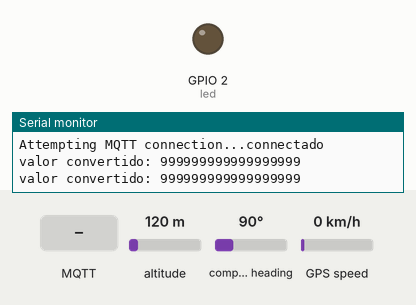
A sketch run on a simulated ESP32. On the bench: output pins drawn as LEDs (lit = HIGH), the last lines printed to the serial monitor. The inputs (shaded band) are chosen by the test bench; at power-on: altitude 120 m, compass heading 90°, GPS speed 0 km/h. WiFi joins after 1.5 s; servers stay silent unless stated; the GPS gets a fix after 3 s at 37.7749, -122.4194 with 8 satellites; no MQTT or app messages arrive unless stated.

Above: at 2.7 s.
2.8 s: MQTT message "on" arrives on the first subscribed topic
At 3.9 s:
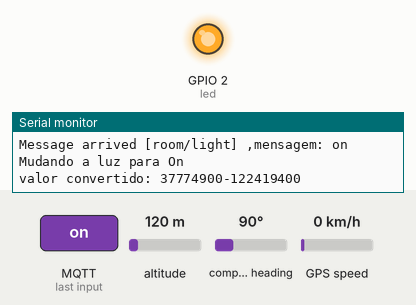
5.8 s: MQTT message "off" arrives on the first subscribed topic
At 6.3 s:
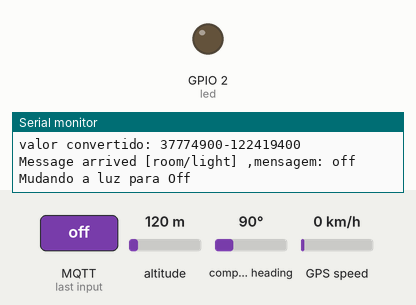
Timing chart, 0 to 8.8 s (numbered marks = the images above; inputs shaded):
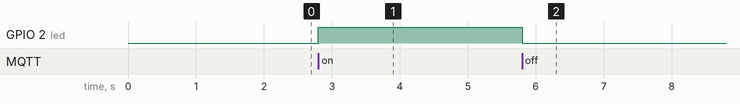

Measured:
- after the input at 2.8 s, GPIO 2 (led): LOW → HIGH at once
- after the input at 5.8 s, GPIO 2 (led): HIGH → LOW at once

The sketch:

NODERED_GPS_CAN.ino
```cpp
/*
MCP 2515    ESP32       LORA sx1278   GPS
GND         GND         GND           G
VCC         VDD(3V3)    VCC           V
-           D2          DIO0          -
-           D12         RST           -
-           D19         MISO          -
-           D5          NSS           -
SI          D23         MOSI          -
SCK         D18         SCLK          -
SO          D19         -             -
INT         D15         -             -
-           RX0         -             T
-           TX0         -             R

// VOLTÍMETRO (VN,GND)
*/


//GPS
unsigned long previousMillis = 0;
const long intervalo = 100;
#include <TinyGPS.h>
//#include <Wire.h>
TinyGPS gps;

String LATITUDE;
String LONGITUDE;

long lat;
long lon;
unsigned long fix_age;
int DEG;
int MIN1;
int MIN2;
int C;

//CAN
#include <SPI.h>
#include <mcp2515.h>
#define CS 5
struct can_frame canMsg;
MCP2515 mcp2515(CS);
String x;
String y;
String l;
String m;
String n;
String o;

String A;


//  WI-FI
#include <WiFi.h>
#include <PubSubClient.h>
const char* ssid = "LEVIATÃ_UEA_23";
const char* password = "PORAQUE_23";
const char* mqtt_server = "test.mosquitto.org";
WiFiClient leviata;
PubSubClient client(leviata);

const int led = 2;
char char_x[3];
char char_y[3];
char char_l[5];
char char_m[3];

char char_gps[25];
String gps_str;
String l_str;
String m_str;
String x_str;
String y_str;

long lastMsg = 0;

void setup_wifi() {

  delay(10);
  // We start by connecting to a WiFi network
  Serial.println();
  Serial.print("Connecting to ");
  Serial.println(ssid);

  WiFi.mode(WIFI_STA);
  WiFi.begin(ssid, password);

  while (WiFi.status() != WL_CONNECTED) {
    delay(100);
    Serial.print(".");
  }

  Serial.println("");
  Serial.println("WiFi connected");
  Serial.println("IP address: ");
  Serial.println(WiFi.localIP());
}

void callback(String topic, byte* message, unsigned int length) {
  Serial.print("Message arrived [");
  Serial.print(topic);
  Serial.print("] ");

  Serial.print(",mensagem: ");
  String messageInfo;

  for (int i = 0; i < length; i++) {
    Serial.print((char)message[i]);
    messageInfo += (char)message[i];
  }
  Serial.println();


  // Ligando Led com o topico declarado
  if (topic == "room/light") {
    Serial.print("Mudando a luz para ");
    if (messageInfo == "on") {
      digitalWrite(led, HIGH);
      Serial.println("On");
    } else if (messageInfo == "off") {
      digitalWrite(led, LOW);
      Serial.println("Off");
    }
  }
}

void reconnect() {

  while (!client.connected()) {
    Serial.print("Attempting MQTT connection...");

    if (client.connect("leviata")) {
      Serial.println("connectado");
      client.subscribe("room/light");
    } else {
      Serial.print("failed, rc=");
      Serial.print(client.state());
      Serial.println(" try again in 5 seconds");
      // Wait 5 seconds before retrying
      delay(1000);
    }
  }
}

//------------------------------------------------------------------------------------------------------------------
void LAT() {
  DEG = lat / 1000000;
  MIN1 = (lat / 10000) % 100;
  MIN2 = lat % 10000;
  //Serial.print("LAT:");
  //Serial.println(lat);
  LATITUDE = String(lat);
}
void LON() {
  DEG = lon / 1000000;
  MIN1 = (lon / 10000) % 100;
  MIN2 = lon % 10000;
  //Serial.print("LON:");
  //Serial.println(lon);
  //Serial.print(String(lon));
}
//----------------------------------------------------------------------------------------------------------------------------


void setup() {
  pinMode(led, OUTPUT);  // Initialize the BUILTIN_LED pin as an output
  Serial.begin(9600);
  setup_wifi();
  client.setServer(mqtt_server, 1883);
  client.setCallback(callback);

  //CAN
  mcp2515.reset();
  mcp2515.setBitrate(CAN_500KBPS, MCP_8MHZ);
  mcp2515.setNormalMode();
  Serial.println("------- CAN Read ----------");
}

void loop() {

while (Serial.available()){
  C = Serial.read();
  if (gps.encode(C)){}
 }
 gps.get_position(&lat, &lon, &fix_age);
 unsigned long currentMillis = millis();    //Tempo atual em ms

  if (mcp2515.readMessage(&canMsg) == MCP2515::ERROR_OK) {
    if (canMsg.can_id == 36) {

      Serial.print("POTENCIA DO PAINEL MPPT: ");
      l = String(canMsg.data[0]);
      Serial.print(l);
      Serial.println("W");

      Serial.print("TENSÃO PAINEL MPPT: ");
      m = String(canMsg.data[1]);
      Serial.print(m);
      Serial.println("Vp");

      Serial.print("TENSÃO DA BATERIA MPPT: ");
      y = String(canMsg.data[2]);
      Serial.print(y);
      Serial.println("Vb");

      Serial.print("CORRENTE DA BATERIA MPPT: ");
      x = String(canMsg.data[3]);
      Serial.print(x);
      Serial.println("Ab");

      Serial.print("Teste de potencia: ");
      n = String((canMsg.data[4])+String(canMsg.data[5]));
      Serial.println(n);


      Serial.println("-----------------------------------");
      delay(500);
    }
  }

  if (!client.connected()) {
    reconnect();
  }
  client.loop();

  unsigned long now = millis();
  if (now - lastMsg > 1000) {
    lastMsg = now;

    LAT();
    LON();
    gps.get_position(&lat, &lon, &fix_age);

    x_str = x;
    y_str = y;
    m_str = m;
    l_str = l;
    x_str.toCharArray(char_x, 3);
    y_str.toCharArray(char_y, 3);
    l_str.toCharArray(char_l, 5);
    m_str.toCharArray(char_m, 3);


    gps_str = (String(lat) + String(lon));
    gps_str.toCharArray(char_gps, 25);
    Serial.print("valor convertido: ");
    Serial.println(char_gps);

    //sprintf (lat1, "%ld", lat);
    //Serial.print("Publish message: ");

    //client.publish("Current_Input", char_x);
    //client.publish("PBattery_Voltage", char_y);
    //client.publish("Current_Output", "10");
    //client.publish("Power_Input", char_l);
    //client.publish("teste", char_m);
    client.publish("gps", char_gps);
    //client.publish("teste", "5");
  }
}


/*

 //GPS
 while (Serial.available()){
  digitalWrite (2, HIGH);
  C = Serial.read();
  if (gps.encode(C)){}
 }
 digitalWrite (2, LOW);
 gps.get_position(&lat, &lon, &fix_age);
 unsigned long currentMillis = millis();    //Tempo atual em ms


   //CAN
   if (mcp2515.readMessage(&canMsg) == MCP2515::ERROR_OK) {
    if (canMsg.can_id  == 36){

      Serial.print("CORRENTE DA BATERIA MPPT: ");
      x = String(((canMsg.data[0]))+String((canMsg.data[1])));
      Serial.print(x);
      Serial.println("Ab");


      Serial.print("TENSÃO DA BATERIA MPPT: ");
      y = String((canMsg.data[2])+String(canMsg.data[3])+String((canMsg.data[4])));
      Serial.print(y);
      Serial.println("Vb");

    }

    if (canMsg.can_id  == 51){
      Serial.print("POTENCIA DO PAINEL MPPT: ");
      l = String((canMsg.data[0])+String(canMsg.data[1])+String(canMsg.data[2])+String(canMsg.data[3]));
      Serial.print(l);
      Serial.println("W");

      Serial.print("TENSÃO PAINEL MPPT: ");
      m = String(((canMsg.data[4]))+String((canMsg.data[5])));
      Serial.print(m);
      Serial.println("Vp");
      Serial.println("-----------------------------------");
    }
   }

  //------------------------------------------------------------------------

  if (!client.connected()) {
    reconnect();
  }
  client.loop();

  unsigned long now = millis();
  if (now - lastMsg > 1000) {
    lastMsg = now;
    LAT();
    LON();

    x_str = x;
    x_str.toCharArray(char_x, 3);

    y_str = y;
    y_str.toCharArray(char_y, 3);

    l_str = l;
    l_str.toCharArray(char_l, 5);

    m_str = m;
    m_str.toCharArray(char_m, 3);


    gps_str = (String(lat)+String(lon));
    gps_str.toCharArray(char_gps, 25);
    Serial.print("valor convertido: ");
    Serial.println(char_gps);

    //sprintf (lat1, "%ld", lat);
    //Serial.print("Publish message: ");

    client.publish("Current_Input", char_x);
    client.publish("PBattery_Voltage", char_y);
    client.publish("Current_Output", "10");
    client.publish("Power_Input", char_l);
    client.publish("teste", char_m);


    client.publish("gps", char_gps);
    //client.publish("teste", "5");
  }

  */
```
